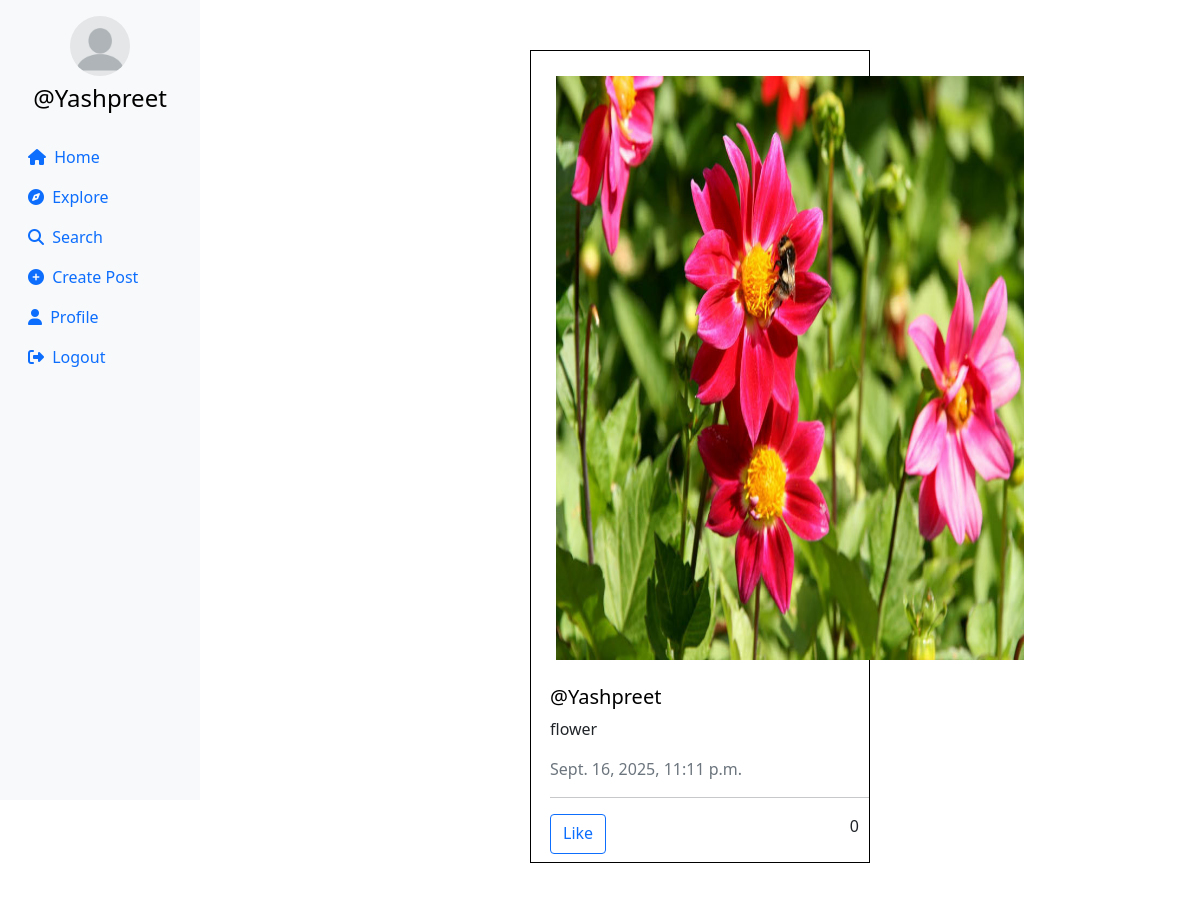
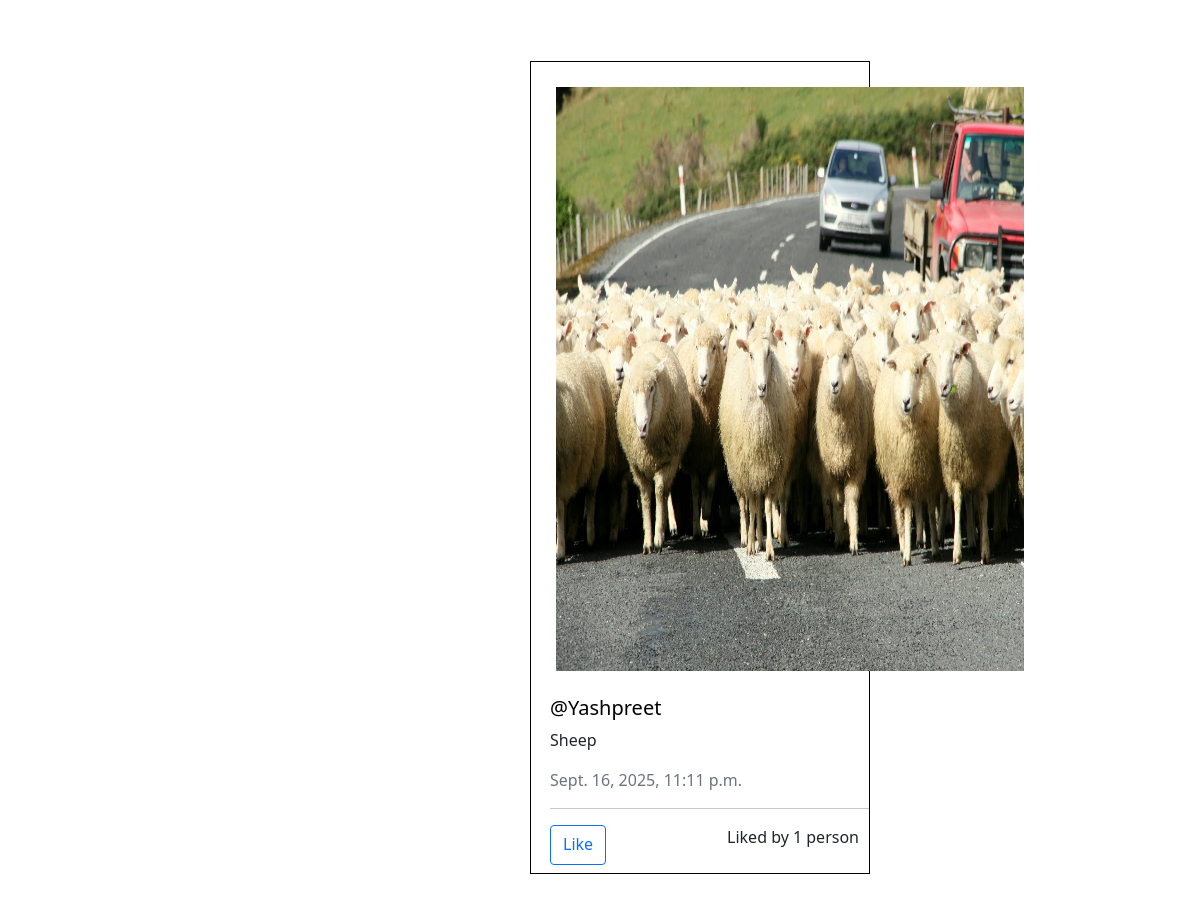
/ (signed in), run on the app's committed database (2 pictures, top to bottom).
### userauth/models.py (models this page shows, shortened)
class Profile(models.Model):
    user = models.ForeignKey(User, on_delete=models.CASCADE)
    id_user = models.IntegerField(primary_key=True, default=0)
    bio = models.TextField(blank=True, default='')
    profileimg = models.ImageField(upload_to='profile_images', default='blank-profile-picture.png')
    location = models.CharField(max_length=100, blank=True, default='')

class Post(models.Model):
    id = models.UUIDField(primary_key=True, default=uuid.uuid4)
    user = models.CharField(max_length=100)
    image = models.ImageField(upload_to='post_images')
    caption = models.TextField()
    created_at = models.DateTimeField(default=datetime.now)
    no_of_likes = models.IntegerField(default=0)

### userauth/views.py (the view)
# urls.py: path('',views.home),
@login_required(login_url='/loginn')
def home(request):
    following_users = Followers.objects.filter(follower=request.user.username).values_list('user', flat=True)
    post = Post.objects.filter(Q(user=request.user.username) | Q(user__in=following_users)).order_by('-created_at')
    profile = Profile.objects.get(user=request.user)
    context = {
        'post': post,
        'profile': profile,
    }
    return render(request, 'main.html',context)

### templates/main.html (shortened to what this page needs)
{% load static %}
<!DOCTYPE html>
<html lang="en">
<head>
    <link rel="stylesheet" href="https://maxcdn.bootstrapcdn.com/bootstrap/4.5.2/css/bootstrap.min.css">
    <link href="https://cdn.jsdelivr.net/npm/bootstrap@5.0.2/dist/css/bootstrap.min.css" rel="stylesheet"
>
    <link rel="stylesheet" href="{% static 'css/app.css' %}">
</head>
<body>
<div class="container-fluid">
    <div class="row">
        <nav class="col-md-2 d-none d-md-block sidebar" style="position: fixed;">
            <div class="text-center mt-3">
                <img src="{{profile.profileimg.url}}" alt="Profile Picture" class="profile-pic">
                <h4 class="mt-2"><a href="/profile/{{user}}" style="text-decoration:none;">@{{user}}</a></h4>
            </div>
            <ul class="nav flex-column mt-4">
                <li class="nav-item">
                    <a class="nav-link active" href="/">
                        <i class="fa-solid fa-house mr-1"></i> Home
                    </a>
                </li>
                <li class="nav-item">
                    <a class="nav-link" href="/explore">
                        <i class="fa-solid fa-compass mr-1"></i> Explore
                    </a>
                </li>
                <li class="nav-item">
                    <a class="nav-link" href="#" data-bs-toggle="modal" data-bs-target="#exampleModal3">
                        <i class="fa-solid fa-magnifying-glass mr-1"></i> Search
                    </a>
                </li>
                <li class="nav-item">
                    <a class="nav-link" href="#" data-bs-toggle="modal" data-bs-target="#exampleModal"
                        data-bs-whatever="@getbootstrap">
                        <i class="fa-solid fa-circle-plus mr-1"></i> Create Post
                    </a>
                </li>
                <li class="nav-item">
                    <a class="nav-link" href="/profile/{{user}}">
                        <i class="fa-solid fa-user mr-1"></i> Profile
                    </a>
                </li>
                <li class="nav-item">
                    <a class="nav-link" href="/logoutt">
                        <i class="fa-solid fa-right-from-bracket mr-1"></i> Logout
                    </a>
                </li>
            </ul>
        </nav>
        <main role="main" class="col-md-9 ml-sm-auto col-lg-10 px-md-4">
            <div>{% for pos in post %}
                <div class="container" id="{{pos.id}}">
                    <div class="row">
                        <div class="col-md-6 mx-auto">
                            <div class="post-card"style="border: 1px solid black;margin: 50px;">
                                <img src="{{pos.image.url}}" alt="Post Image" class="post-image"
                                    style="height: 584px; width:468px; margin: 25px;">
                                <div class="post-content"style="margin-left: 19px;">
                                    <h5><a href="/profile/{{pos.user}}" style="text-decoration: none;">@{{pos.user}}</a></h5>
                                    <p>{{pos.caption}}</p>
                                    <p class="text-muted">{{pos.created_at}}</p>
                                    <hr>
                                    <div class="d-flex justify-content-between" style="margin-bottom: 8px; margin-right:10px;">
                                        <a href="/like-post/{{pos.id}}" class="btn btn-outline-primary">Like</a>
                                        {% if pos.no_of_likes == 0 %}
                                        <p>0</p>
                                        {% elif pos.no_of_likes == 1 %}
                                        <p>Liked by {{pos.no_of_likes}} person</p>
                                        {% else %}
                                        <p>Liked by {{pos.no_of_likes}} people</p>
                                        {% endif %}
                                    </div>
                                </div>
                            </div>
                        </div>
                    </div>
                </div>
                {% endfor %}
            </div>
        </main>
    </div>
</div>
</body>
</html>

### templates/modal.html (shortened to what this page needs)
{% load static %}

### templates/search.html (shortened to what this page needs)
{% load static %}

### templates/main.html (style rules this page uses)
.sidebar { background-color: #f8f9fa; height: 100vh; color: black; }
.profile-pic { width: 60px; height: 60px; border-radius: 50%; object-fit: cover; }
a { color: black; }

### data on the page
Profile: profileimg (placeholder picture)
Post: image (picture), user "Yashpreet", caption "flower", created_at "Sept. 16, 2025, 11:11 p.m.", no_of_likes "0"
Post: image (picture), user "Yashpreet", caption "Sheep", created_at "Sept. 16, 2025, 11:11 p.m.", no_of_likes "1"

### other printed values
{{ user }} "Yashpreet"
